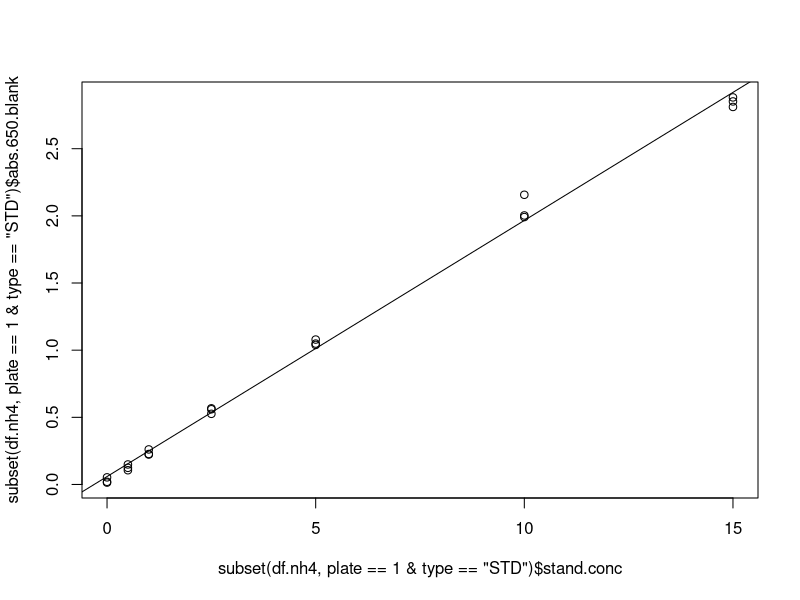
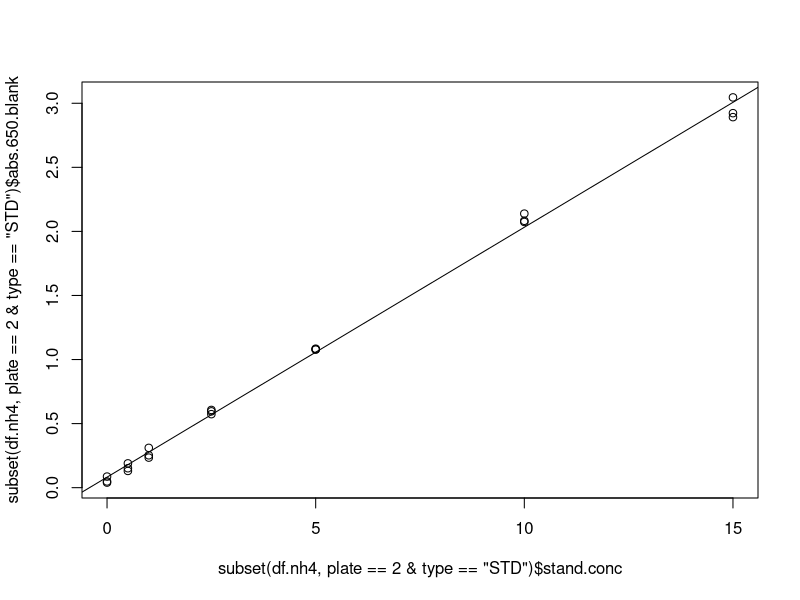

Source code (R) for these figures, in order:
###############################################################################
## Load libraries
###############################################################################
library(dplyr)
library(tidyr)

###############################################################################
## Read in .csv with all plate reader data for ammonium assays
###############################################################################
df <- read.csv("NH4_NO3_data_example.csv")
head(df)

###############################################################################
## Remove any incorrect or unreliable blank values
###############################################################################
df$abs.650[2] <- NA

###############################################################################
## Calculate mean blank values for each plate, then subtract mean blank values
## from abs.650 values to determine blank-corrected absorbance
###############################################################################
df.nh4 <- df %>%
  filter(analysis.type == "nh4") %>%
  select(plate, id, type, stand.conc, abs.650) %>%
  group_by(plate) %>%
  filter(id == "blank") %>%
  summarize(mean.blank = mean(abs.650, na.rm = TRUE)) %>%
  full_join(df) %>%
  filter(analysis.type == "nh4" & id != "blank") %>%
  select(plate, id, type, stand.conc, abs.650, mean.blank) %>%
  mutate(abs.650.blank = as.numeric(abs.650) - as.numeric(mean.blank))
df.nh4

###############################################################################
## Linear regression to calculate R^2 and linear model coefficients. R^2 should
## be greater than 0.98. Can remove points to improve model fit
###############################################################################
# Regression for plate 1
summary(lm(abs.650.blank ~ as.numeric(stand.conc),
           data = subset(df.nh4, plate == 1 & type == "STD")))

# Intercept and slope of regression equation for plate 1
coef(lm(abs.650.blank ~ as.numeric(stand.conc),
        data = subset(df.nh4, plate == 1 & type == "STD")))

# Visualize standard curve for plate 1
plot(x = subset(df.nh4, plate == 1 & type == "STD")$stand.conc,
     y = subset(df.nh4, plate == 1 & type == "STD")$abs.650.blank)
abline(a = coef(lm(abs.650.blank ~ as.numeric(stand.conc),
                   data = subset(df.nh4, 
                                 plate == 1 & 
                                   type == "STD")))[[1]], 
       b = coef(lm(abs.650.blank ~ as.numeric(stand.conc),
                   data = subset(df.nh4, 
                                 plate == 1 & 
                                   type == "STD")))[[2]])

## Regression for plate 2
summary(lm(abs.650.blank ~ as.numeric(stand.conc),
           data = subset(df.nh4, plate == 2 & type == "STD")))

# Intercept and slope of regression equation for plate 2
coef(lm(abs.650.blank ~ as.numeric(stand.conc),
        data = subset(df.nh4, plate == 2 & type == "STD")))

# Visualize standard curve for plate 1
plot(x = subset(df.nh4, plate == 2 & type == "STD")$stand.conc,
     y = subset(df.nh4, plate == 2 & type == "STD")$abs.650.blank)
abline(a = coef(lm(abs.650.blank ~ as.numeric(stand.conc),
                   data = subset(df.nh4, 
                                 plate == 2 & 
                                   type == "STD")))[[1]], 
       b = coef(lm(abs.650.blank ~ as.numeric(stand.conc),
                   data = subset(df.nh4, 
                                 plate == 2 & 
                                   type == "STD")))[[2]])

###############################################################################
## Add slope and intercept column to df.nh4. Slope and intercept will be used
## to calculate [NH4-N] for positive controls, standard curve, and unknowns
###############################################################################
df.nh4$slope <- ifelse(df.nh4$plate == 1,
                       coef(lm(abs.650.blank ~ as.numeric(stand.conc),
                               data = subset(df.nh4, 
                                             plate == 1 & type == "STD")))[2],
                       coef(lm(abs.650.blank ~ as.numeric(stand.conc),
                               data = subset(df.nh4, plate == 2)))[2])
df.nh4$int <- ifelse(df.nh4$plate == 1,
                     coef(lm(abs.650.blank ~ as.numeric(stand.conc),
                             data = subset(df.nh4,
                                           plate == 1  & type == "STD")))[1],
                     coef(lm(abs.650.blank ~ as.numeric(stand.conc),
                             data = subset(df.nh4,
                                           plate == 2  & type == "STD")))[1])

head(df.nh4)
###############################################################################
## Use slope and intercept from regressions to calculate NH4 concentrations,
## remove any rows with NA
###############################################################################
nh4.bag <- df.nh4 %>%
  mutate(nh4.conc = (abs.650.blank - int) / slope,
         nh4.conc = ifelse(nh4.conc < 0.4, NA, nh4.conc)) %>%
  filter(complete.cases(nh4.conc))
nh4.bag

###############################################################################
## Calculate coefficient of variation for positive controls. Acceptable
## controls are less than 10% (cv is on percent basis)
###############################################################################
cv <- nh4.bag %>%
  filter(type == "POS") %>%
  group_by(plate, stand.conc) %>%
  summarize(pc.sd = sd(nh4.conc, na.rm = TRUE),
            pc.sd = ifelse(is.na(pc.sd) == TRUE, 0, pc.sd),
            pc.mean = mean(nh4.conc, na.rm = TRUE),
            cv = pc.sd / pc.mean * 100)
cv

###############################################################################
## If coefficient of variation is less than 10%, calculate [NH4-N] mean of 
## duplicate samples
###############################################################################
nh4.mean <- nh4.bag %>%
  filter(type == "SPL") %>%
  group_by(id) %>%
  summarize(nh4.conc = mean(nh4.conc, na.rm = TRUE),
            nh4.conc = ifelse(nh4.conc < 0.4, NA, nh4.conc)) %>%
  data.frame()
nh4.mean

###############################################################################
## Write .csv with id and [NH4-N]. Be sure to save this file to maintain
## a reproducible workflow
###############################################################################
## write.csv(nh4.mean, "./NH4_analysis_data.csv")



